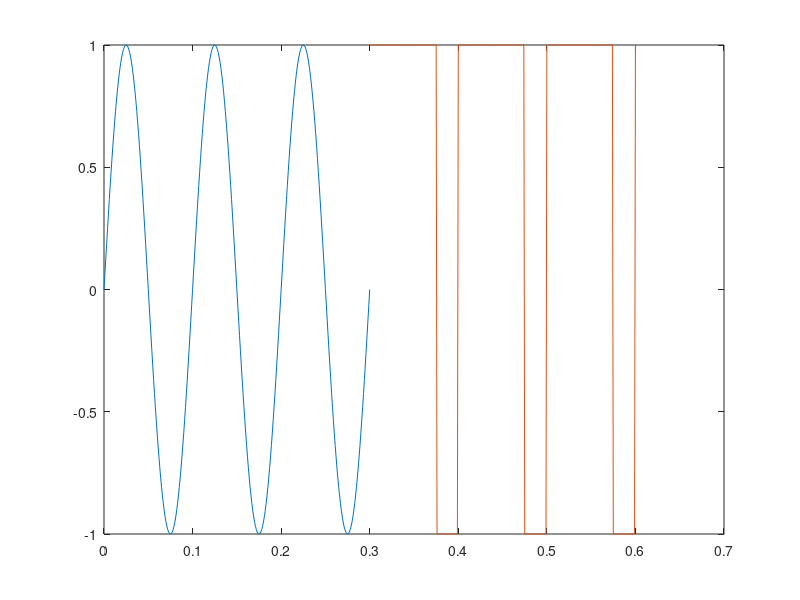

MATLAB code to generate this figure:
clc;
clear all;
close all;
t1=0:0.001:0.3;
y1=sin(2*pi*10*t1);
%subplot(2,2,1);
plot(t1,y1);
t2=0.3:0.001:0.6;
y2=square(2*pi*10*t2,75);
%subplot(2,2,2);
plot(t2,y2);
%t=0:0.001:0.6;
%y=plus(y1,y2);
%subplot(2,2,3);
plot(t1,y1,t2,y2);
